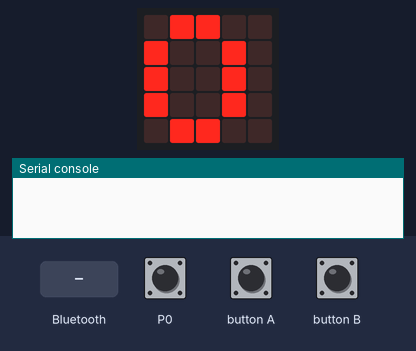
Recording of a program running on a simulated BBC micro:bit (MakeCode). Parts: the board's 5×5 LED display, the last lines printed to the serial console. The inputs (shaded band) are chosen by the test bench; at power-on: P0 LOW.

Above: at 1.9 s.
2.0 s: button B pressed for 0.15 s
At 3.9 s:
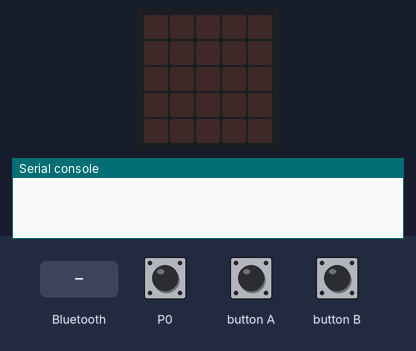
4.2 s: a phone connects over Bluetooth
At 4.7 s:
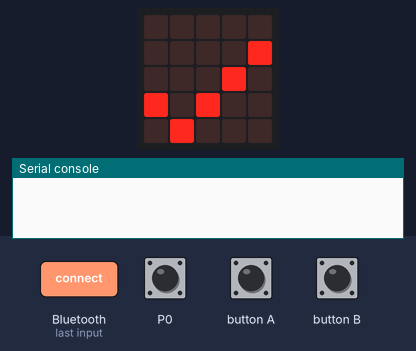
5.7 s: a phone disconnects over Bluetooth
At 6.9 s:
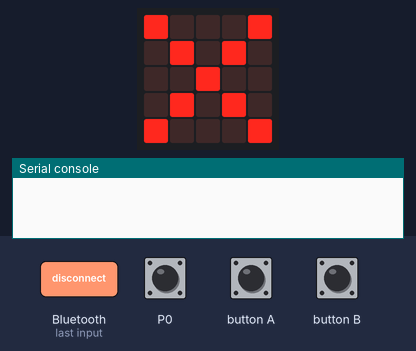
7.2 s: P0 pulled HIGH for 0.15 s
At 7.7 s:
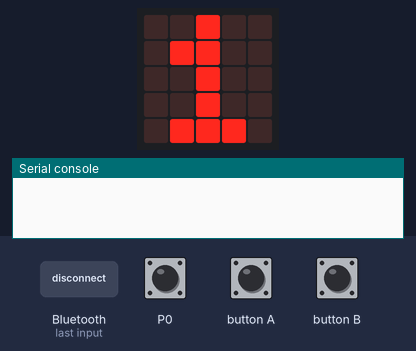
8.8 s: button B pressed for 0.15 s
At 10.0 s:
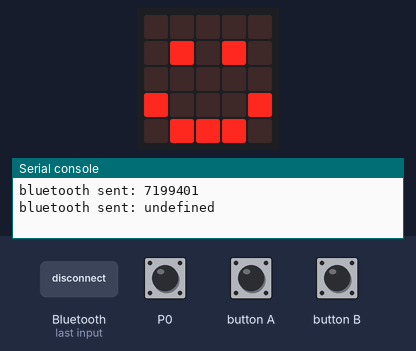
11.6 s: button A pressed for 0.15 s
At 12.2 s:
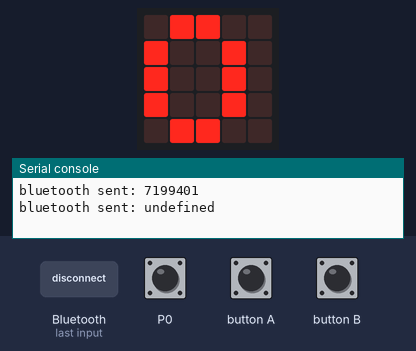
Timing chart, 0 to 14.2 s (numbered marks = the images above; inputs shaded):
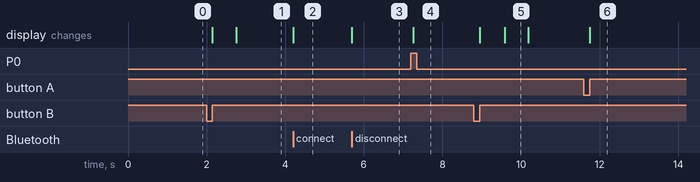

Measured:
- after the input at 2.0 s, the display: first changes after 0.15 s (image 1 shows a later state)
- after the input at 4.2 s, the display: changes at once (image 2)
- after the input at 5.7 s, the display: changes at once (image 3)
- after the input at 7.2 s, the display: changes after 0.05 s (image 4)
- after the input at 8.8 s, the display: first changes after 0.15 s (image 5 shows a later state)
- after the input at 11.6 s, the display: changes after 0.15 s (image 6)
- what the display in image 5 shows lasts 0.6 s, from 9.6 s to 10.2 s

The program:

main.ts
```typescript
// IR受信テスト
//
// パルス幅を測って、シリアル通信として受信する
//
// 受信した正パルス幅を配列に格納
//
// BボタンでBluetoothに1つずつ送信
//
// Aボタンでクリア
pins.onPulsed(DigitalPin.P0, PulseValue.High, function () {
    if (データ == 1) {
        配列.push(pins.pulseDuration())
        if (pins.pulseDuration() > 20000) {
            データ = 2
        }
    }
})
bluetooth.onBluetoothConnected(function () {
    basic.showIcon(IconNames.Yes)
})
bluetooth.onBluetoothDisconnected(function () {
    basic.showIcon(IconNames.No)
})
input.onButtonPressed(Button.A, function () {
    basic.showNumber(0)
    配列 = []
    データ = 0
})
pins.onPulsed(DigitalPin.P0, PulseValue.Low, function () {
    if (データ <= 1) {
        配列.push(pins.pulseDuration())
        if (データ >= 1) {
            if (pins.pulseDuration() > 20000) {
                データ = 2
            }
        } else {
            データ = 1
        }
        最後の受信時間 = control.millis()
    }
})
input.onButtonPressed(Button.B, function () {
    if (0 < 配列.length) {
        basic.showArrow(ArrowNames.North)
        for (let カウンター = 0; カウンター <= 配列.length; カウンター++) {
            bluetooth.uartWriteNumber(配列[カウンター])
            basic.pause(20)
        }
        basic.showIcon(IconNames.Happy)
    } else {
        basic.showIcon(IconNames.Asleep)
    }
    basic.clearScreen()
})
let 最後の受信時間 = 0
let データ = 0
let 配列: number[] = []
bluetooth.startUartService()
basic.showNumber(0)
let IR入力 = pins.digitalReadPin(DigitalPin.P0)
配列 = []
データ = 0
最後の受信時間 = control.millis()
basic.forever(function () {
    if (データ == 1) {
        if (control.millis() - 最後の受信時間 > 45) {
            データ = 2
            basic.showNumber(配列.length)
        }
    }
})
```

test.ts
```typescript
// テストはここに来ます。このパッケージが拡張機能として使用されるときにはコンパイルされません。
```
